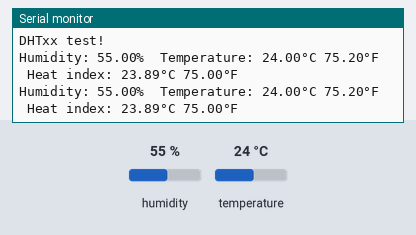
Simulated run of this sketch. Board: Arduino Uno, built with avr-gcc and run on an emulated ATmega328P. On the bench: the last lines printed to the serial monitor. The test bench sets the inputs (shaded band); at power-on: humidity 55 %, temperature 24 °C.

Above: at 4.8 s.
4.9 s: humidity set to 22 %
At 6.7 s:
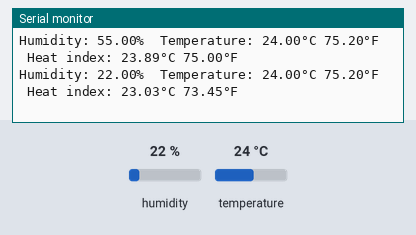
7.9 s: temperature set to 12 °C
At 9.1 s:
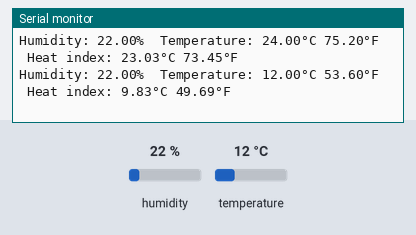
10.9 s: humidity set to 40 %
At 12.5 s:
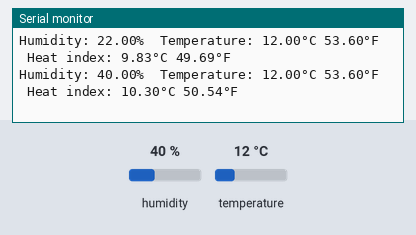
Timing chart, 0 to 14.0 s (numbered marks = the images above; inputs shaded):
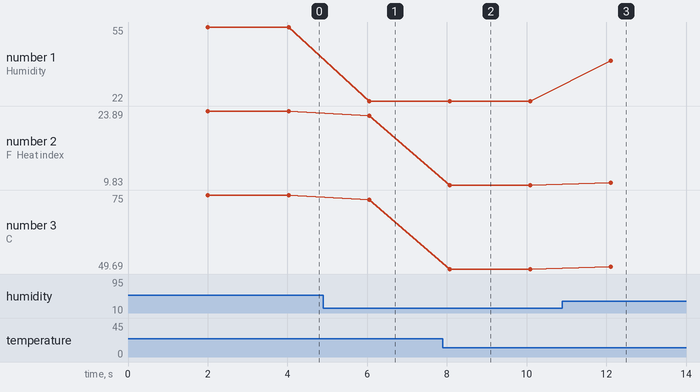

The sketch:

DHT11.ino
```cpp
#include <DHT.h>
#include <DHT_U.h>

// Example testing sketch for various DHT humidity/temperature sensors
// Written by ladyada, public domain

// REQUIRES the following Arduino libraries:
// - DHT Sensor Library: https://github.com/adafruit/DHT-sensor-library
// - Adafruit Unified Sensor Lib: https://github.com/adafruit/Adafruit_Sensor

#include "DHT.h"

#define DHTPIN 2     // Digital pin connected to the DHT sensor
// Feather HUZZAH ESP8266 note: use pins 3, 4, 5, 12, 13 or 14 --
// Pin 15 can work but DHT must be disconnected during program upload.

// Uncomment whatever type you're using!
//#define DHTTYPE DHT11   // DHT 11
#define DHTTYPE DHT22   // DHT 22  (AM2302), AM2321
//#define DHTTYPE DHT21   // DHT 21 (AM2301)

// Connect pin 1 (on the left) of the sensor to +5V
// NOTE: If using a board with 3.3V logic like an Arduino Due connect pin 1
// to 3.3V instead of 5V!
// Connect pin 2 of the sensor to whatever your DHTPIN is
// Connect pin 3 (on the right) of the sensor to GROUND (if your sensor has 3 pins)
// Connect pin 4 (on the right) of the sensor to GROUND and leave the pin 3 EMPTY (if your sensor has 4 pins)
// Connect a 10K resistor from pin 2 (data) to pin 1 (power) of the sensor

// Initialize DHT sensor.
// Note that older versions of this library took an optional third parameter to
// tweak the timings for faster processors.  This parameter is no longer needed
// as the current DHT reading algorithm adjusts itself to work on faster procs.
DHT dht(DHTPIN, DHTTYPE);

void setup() {
  Serial.begin(9600);
  Serial.println(F("DHTxx test!"));

  dht.begin();
}

void loop() {
  // Wait a few seconds between measurements.
  delay(2000);

  // Reading temperature or humidity takes about 250 milliseconds!
  // Sensor readings may also be up to 2 seconds 'old' (its a very slow sensor)
  float h = dht.readHumidity();
  // Read temperature as Celsius (the default)
  float t = dht.readTemperature();
  // Read temperature as Fahrenheit (isFahrenheit = true)
  float f = dht.readTemperature(true);

  // Check if any reads failed and exit early (to try again).
  if (isnan(h) || isnan(t) || isnan(f)) {
    Serial.println(F("Failed to read from DHT sensor!"));
    return;
  }

  // Compute heat index in Fahrenheit (the default)
  float hif = dht.computeHeatIndex(f, h);
  // Compute heat index in Celsius (isFahreheit = false)
  float hic = dht.computeHeatIndex(t, h, false);

  Serial.print(F("Humidity: "));
  Serial.print(h);
  Serial.print(F("%  Temperature: "));
  Serial.print(t);
  Serial.print(F("°C "));
  Serial.print(f);
  Serial.print(F("°F  Heat index: "));
  Serial.print(hic);
  Serial.print(F("°C "));
  Serial.print(hif);
  Serial.println(F("°F"));
}
```

dht.h
```cpp
//
//    FILE: dht.h
//  AUTHOR: Rob Tillaart
// VERSION: 0.1.14
// PURPOSE: DHT Temperature & Humidity Sensor library for Arduino
//     URL: http://arduino.cc/playground/Main/DHTLib
//
// HISTORY:
// see dht.cpp file
//

#ifndef dht_h
#define dht_h

#if ARDUINO < 100
#include <WProgram.h>
#else
#include <Arduino.h>
#endif

#define DHT_LIB_VERSION "0.1.14"

#define DHTLIB_OK                0
#define DHTLIB_ERROR_CHECKSUM   -1
#define DHTLIB_ERROR_TIMEOUT    -2
#define DHTLIB_INVALID_VALUE    -999

#define DHTLIB_DHT11_WAKEUP     18
#define DHTLIB_DHT_WAKEUP       1

// max timeout is 100 usec.
// For a 16 Mhz proc 100 usec is 1600 clock cycles
// loops using DHTLIB_TIMEOUT use at least 4 clock cycli
// so 100 us takes max 400 loops
// so by dividing F_CPU by 40000 we "fail" as fast as possible
#define DHTLIB_TIMEOUT (F_CPU/40000)

class dht
{
public:
    // return values:
    // DHTLIB_OK
    // DHTLIB_ERROR_CHECKSUM
    // DHTLIB_ERROR_TIMEOUT
    int read11(uint8_t pin);
    int read(uint8_t pin);

    inline int read21(uint8_t pin) { return read(pin); };
    inline int read22(uint8_t pin) { return read(pin); };
    inline int read33(uint8_t pin) { return read(pin); };
    inline int read44(uint8_t pin) { return read(pin); };

    double humidity;
    double temperature;

private:
    uint8_t bits[5];  // buffer to receive data
    int _readSensor(uint8_t pin, uint8_t wakeupDelay);
};
#endif
//
// END OF FILE
//
```

Measured:
- after the input at 4.9 s, the serial monitor: prints a new line after 1.2 s (image 1)
- after the input at 7.9 s, the serial monitor: prints a new line after 0.17 s (image 2)
- after the input at 10.9 s, the serial monitor: prints a new line after 1.2 s (image 3)
- plotted number 1: 55 → 22 after the input at 4.9 s, 22 → 40 after the input at 10.9 s
- plotted number 2: 23.89 → 23.03 after the input at 4.9 s, 23.03 → 9.83 after the input at 7.9 s, 9.83 → 10.3 after the input at 10.9 s
- plotted number 3: 75 → 73.45 after the input at 4.9 s, 73.45 → 49.69 after the input at 7.9 s, 49.69 → 50.54 after the input at 10.9 s
